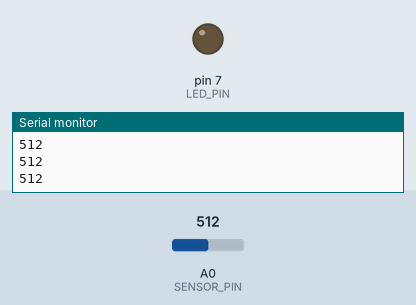
This sketch was run on a simulated Arduino Uno, built with avr-gcc and run on an emulated ATmega328P. Shown: output pins drawn as LEDs (lit = HIGH), the last lines printed to the serial monitor. The test bench sets the inputs (shaded band); at power-on: A0 (SENSOR_PIN) = 512.

Above: at 1.2 s.
1.3 s: A0 (SENSOR_PIN) set to 987
2.8 s: A0 (SENSOR_PIN) set to 1016
At 4.0 s:
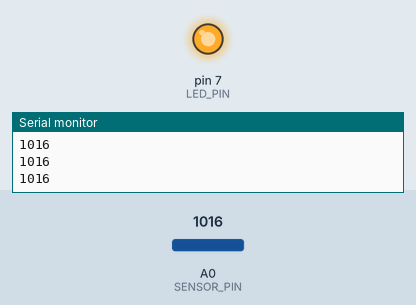
4.3 s: A0 (SENSOR_PIN) set to 990
At 5.1 s:
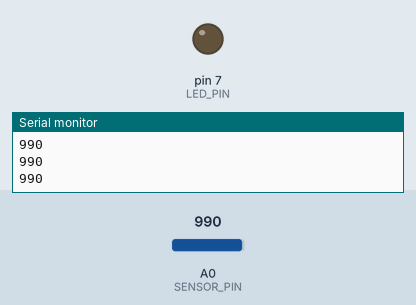
5.8 s: A0 (SENSOR_PIN) set to 1010
At 6.3 s:
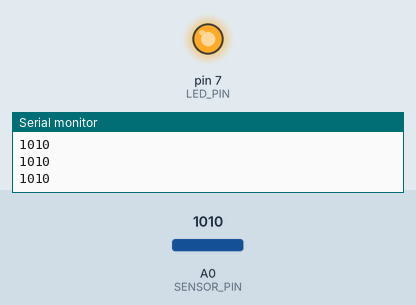
Timing chart, 0 to 8.3 s (numbered marks = the images above; inputs shaded):
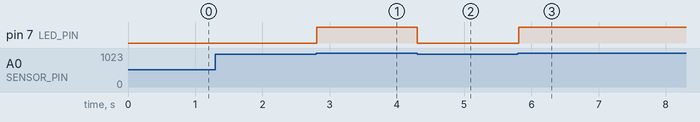

The sketch:

sketch.ino
```cpp
#define LED_PIN 7
#define SENSOR_PIN A0
#define THRESHOLD 1000

int prev = LOW;

void setup()
{
  pinMode(LED_PIN, OUTPUT);
  Serial.begin(9600);
}

void loop()
{
  int val = analogRead(SENSOR_PIN);
  Serial.println(val);
  int over = val > THRESHOLD;
  if(prev == over) {
    return;
  }
  prev = over;
  if(over) {
    digitalWrite(LED_PIN, HIGH);
  } else {
    digitalWrite(LED_PIN, LOW);
  }
  delay(5);
}
```

Measured:
- the behaviour switches between 1000 and 1001 on A0 (SENSOR_PIN) (found by bisection; images 0 and 1)
- after the input at 2.8 s, pin 7 (LED_PIN): LOW → HIGH at once
- after the input at 4.3 s, pin 7 (LED_PIN): HIGH → LOW at once
- after the input at 5.8 s, pin 7 (LED_PIN): LOW → HIGH at once
